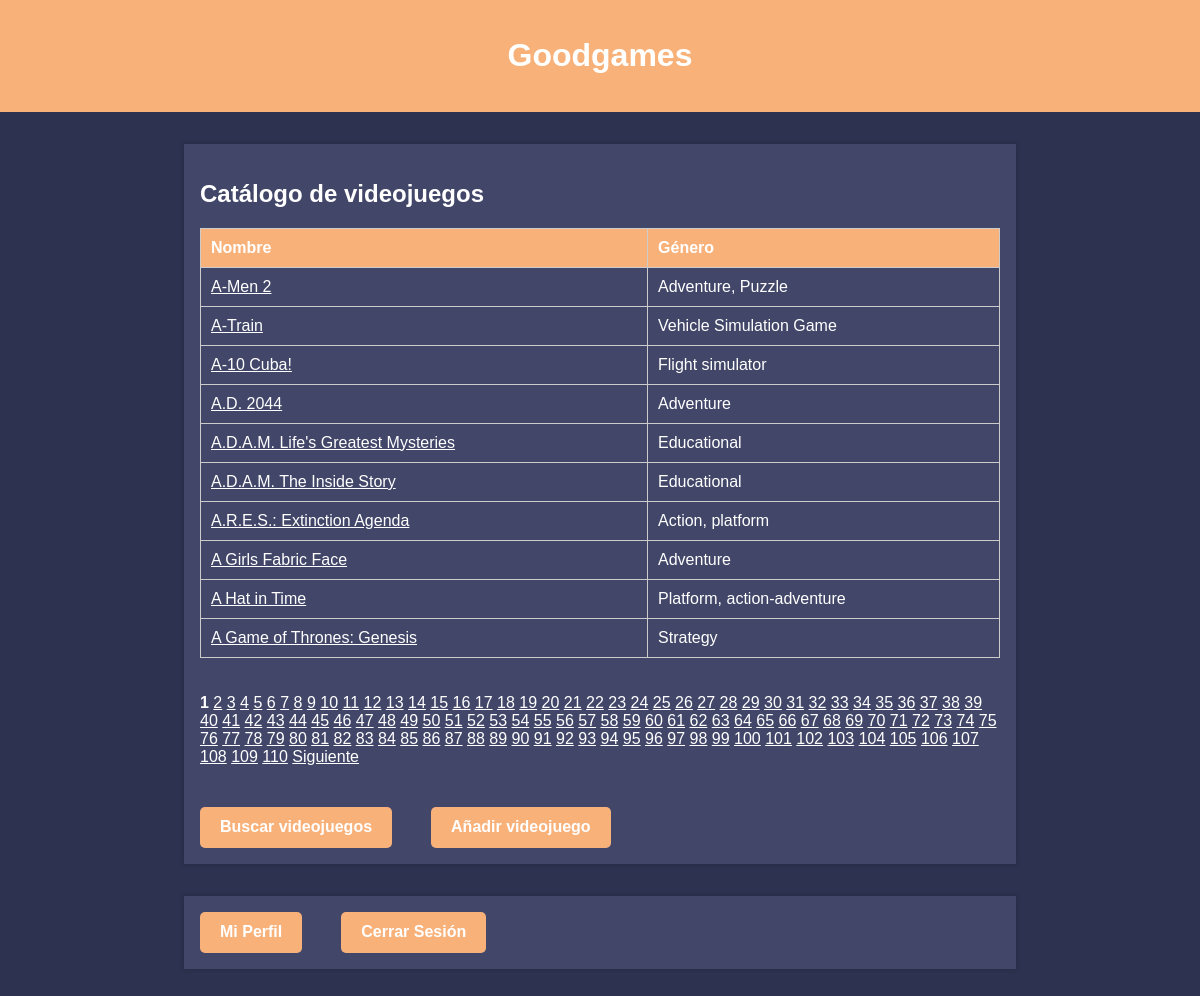
The page /app/principal.php (signed in) on the database its author committed.
### tables this page shows
CREATE TABLE `mytable` (
  `id` int(10) UNSIGNED NOT NULL,
  `Name` varchar(59) NOT NULL,
  `Developer` varchar(101) NOT NULL,
  `Producer` varchar(80) NOT NULL,
  `Genre` varchar(64) NOT NULL,
  `Operating_System` varchar(73) NOT NULL,
  `Date_Released` varchar(63) NOT NULL
);

### app/principal.php (the view, shortened to what this page needs)
<?php
include("config.php");
$porPagina = 10;
$pagina = isset($_GET['pagina']) ? $_GET['pagina'] : 1;
$inicio = ($pagina - 1) * $porPagina;
$sql = "SELECT * FROM mytable LIMIT $inicio, $porPagina";
$result = $conn->query($sql);
?>
<!DOCTYPE html>
<html lang="es">
<head>
    <link rel="stylesheet" href="styles.css">
</head>
<body>
    <header>
        <h1>Goodgames</h1>
    </header>
    <main>
        <section>
            <h2>Catálogo de videojuegos</h2>
            <table>
        <tr>
            <th>Nombre</th>
            <th>Género</th>
        </tr>
            <?php
               while ($row = $result->fetch_assoc()) {
                echo "<tr>";
                echo "<td><a href='ver_videojuego.php?id=" . $row["id"] . "'>" . $row["Name"] . "</a></td>";
                echo "<td>" . $row["Genre"] . "</td>";
                echo "</tr>";
            }
            $sql = "SELECT COUNT(*) AS total FROM mytable";
             $result = $conn->query($sql);
             $fila = $result->fetch_assoc();
            $totalPaginas = ceil($fila["total"] / $porPagina);
                ?>
                </table>
                <br> </br>
            <?php
             echo "<div>";
             for ($i = 1; $i <= $totalPaginas; $i++) {
                 if ($i == $pagina) {
                     echo "<strong>$i</strong> ";
                 } else {
                     echo "<a href='?pagina=$i'>$i</a> ";
                 }
             }
            if ($pagina < $totalPaginas) {
                echo "<a href='?pagina=".($pagina + 1)."'>Siguiente</a>";
            }
             ?>
                <pre>     </pre>
                <div class="button-container">
                    <button class="button secondary-button" onclick="window.location.href='buscar_juegos.html'">Buscar videojuegos</button>
                    <pre>     </pre>
                    <button class="button secondary-button" onclick="window.location.href='anadir_videojuego.html'">Añadir videojuego</button>
                </div>
        </section>
    </main>
    <main>
        <div class="button-container">
            <button class="button secondary-button" onclick="window.location.href='ajustes_cuenta.php'">Mi Perfil </button>
            <pre>     </pre>
            <button class="button secondary-button" onclick="window.location.href='cerrar_sesion.php'">Cerrar Sesión</button>
        </div>
    </main>
</body>
</html>

### app/styles.css (style rules this page uses)
body { font-family: Arial, sans-serif; background-color: #2D3250; margin: 0; padding: 0; }
header { background-color: #F9B17A; color: #FFFFFF; text-align: center; padding: 1rem; }
main { max-width: 800px; margin: 2rem auto; padding: 1rem; background-color: #424769; color: #FFFFFF; box-shadow: 0 0 5px rgba(0, 0, 0, 0.2); }
a { color: white; }
th { background-color: #F9B17A; color: white; font-weight: bold; }
.button-container { display: flex; }
.button { display: inline-block; padding: 10px 20px; background-color: #3498db; color: #fff; font-size: 16px; font-weight: bold; text-align: center; text-decoration: none; border: none; border-radius: 5px; cursor: pointer; transition: background-color 0.3s ease; }
.secondary-button { background-color: #F9B17A; }

### app/principal.php (style rules this page uses)
table { width: 100%; border-collapse: collapse; }
table, th, td { border: 1px solid #ccc; }
th, td { padding: 10px; text-align: left; }

### rows shown on the page
mytable: Name "A-Men 2", Genre "Adventure, Puzzle"
mytable: Name "A-Train", Genre "Vehicle Simulation Game"
mytable: Name "A-10 Cuba!", Genre "Flight simulator"
mytable: Name "A.D. 2044", Genre "Adventure"
mytable: Name "A.D.A.M. Life's Greatest Mysteries", Genre "Educational"
mytable: Name "A.D.A.M. The Inside Story", Genre "Educational"
mytable: Name "A.R.E.S.: Extinction Agenda", Genre "Action, platform"
mytable: Name "A Girls Fabric Face", Genre "Adventure"
mytable: Name "A Hat in Time", Genre "Platform, action-adventure"
mytable: Name "A Game of Thrones: Genesis", Genre "Strategy"
